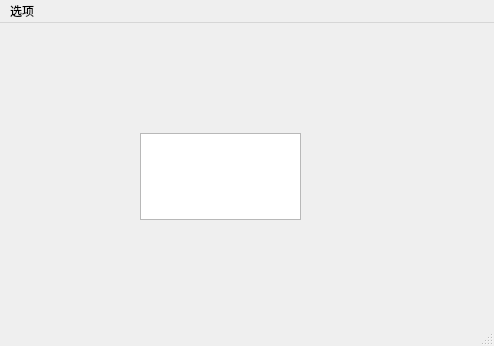
<?xml version="1.0" encoding="UTF-8"?>
<ui version="4.0">
 <class>MainWindow</class>
 <widget class="QMainWindow" name="MainWindow">
  <property name="geometry">
   <rect>
    <x>0</x>
    <y>0</y>
    <width>494</width>
    <height>346</height>
   </rect>
  </property>
  <property name="windowTitle">
   <string>MainWindow</string>
  </property>
  <widget class="QWidget" name="centralwidget">
   <widget class="QTextEdit" name="main_textEdit">
    <property name="geometry">
     <rect>
      <x>140</x>
      <y>110</y>
      <width>161</width>
      <height>87</height>
     </rect>
    </property>
   </widget>
  </widget>
  <widget class="QMenuBar" name="menubar">
   <property name="geometry">
    <rect>
     <x>0</x>
     <y>0</y>
     <width>494</width>
     <height>23</height>
    </rect>
   </property>
   <widget class="QMenu" name="menu">
    <property name="title">
     <string>选项</string>
    </property>
    <addaction name="sign_action"/>
    <addaction name="update_action"/>
   </widget>
   <addaction name="menu"/>
  </widget>
  <widget class="QStatusBar" name="statusbar"/>
  <action name="sign_action">
   <property name="text">
    <string>登录</string>
   </property>
  </action>
  <action name="update_action">
   <property name="text">
    <string>更改密码</string>
   </property>
  </action>
 </widget>
 <resources/>
 <connections/>
</ui>
